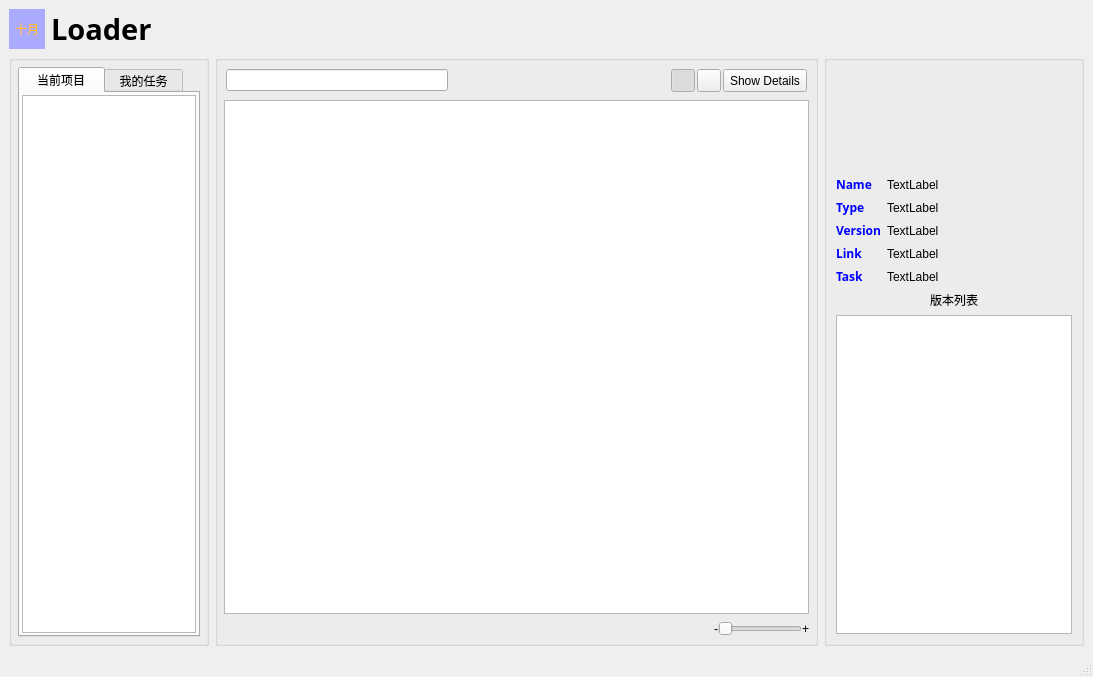
<?xml version="1.0" encoding="UTF-8"?>
<ui version="4.0">
 <class>MainWindow_OCT_Loader_UI</class>
 <widget class="QMainWindow" name="MainWindow_OCT_Loader_UI">
  <property name="geometry">
   <rect>
    <x>0</x>
    <y>0</y>
    <width>1093</width>
    <height>677</height>
   </rect>
  </property>
  <property name="windowTitle">
   <string>十月: Loader</string>
  </property>
  <widget class="QWidget" name="centralwidget">
   <layout class="QGridLayout" name="gridLayout_4">
    <item row="0" column="0" colspan="3">
     <layout class="QHBoxLayout" name="horizontalLayout_title">
      <item>
       <widget class="QLabel" name="label_icon">
        <property name="sizePolicy">
         <sizepolicy hsizetype="Minimum" vsizetype="Minimum">
          <horstretch>0</horstretch>
          <verstretch>0</verstretch>
         </sizepolicy>
        </property>
        <property name="minimumSize">
         <size>
          <width>36</width>
          <height>36</height>
         </size>
        </property>
        <property name="styleSheet">
         <string notr="true">color: rgb(255, 187, 49);
background-color: rgb(170, 170, 255);</string>
        </property>
        <property name="text">
         <string>十月</string>
        </property>
        <property name="alignment">
         <set>Qt::AlignCenter</set>
        </property>
       </widget>
      </item>
      <item>
       <widget class="QLabel" name="label_title">
        <property name="sizePolicy">
         <sizepolicy hsizetype="Expanding" vsizetype="Preferred">
          <horstretch>0</horstretch>
          <verstretch>0</verstretch>
         </sizepolicy>
        </property>
        <property name="font">
         <font>
          <family>楷体</family>
          <pointsize>22</pointsize>
          <weight>75</weight>
          <bold>true</bold>
         </font>
        </property>
        <property name="text">
         <string>Loader</string>
        </property>
       </widget>
      </item>
     </layout>
    </item>
    <item row="1" column="0">
     <widget class="QGroupBox" name="groupBox_left">
      <property name="sizePolicy">
       <sizepolicy hsizetype="Fixed" vsizetype="Preferred">
        <horstretch>0</horstretch>
        <verstretch>0</verstretch>
       </sizepolicy>
      </property>
      <property name="maximumSize">
       <size>
        <width>200</width>
        <height>16777215</height>
       </size>
      </property>
      <property name="title">
       <string/>
      </property>
      <layout class="QGridLayout" name="gridLayout_2">
       <property name="margin">
        <number>6</number>
       </property>
       <item row="0" column="0">
        <widget class="QTabWidget" name="tabWidget">
         <property name="currentIndex">
          <number>0</number>
         </property>
         <widget class="QWidget" name="tab_project">
          <attribute name="title">
           <string>  当前项目  </string>
          </attribute>
          <layout class="QGridLayout" name="gridLayout">
           <property name="margin">
            <number>2</number>
           </property>
           <item row="0" column="0">
            <widget class="QTreeWidget" name="treeWidget_project">
             <property name="font">
              <font>
               <pointsize>11</pointsize>
              </font>
             </property>
             <attribute name="headerVisible">
              <bool>false</bool>
             </attribute>
             <column>
              <property name="text">
               <string>1</string>
              </property>
             </column>
            </widget>
           </item>
          </layout>
         </widget>
         <widget class="QWidget" name="tab_task">
          <attribute name="title">
           <string> 我的任务 </string>
          </attribute>
          <layout class="QGridLayout" name="gridLayout_5">
           <property name="margin">
            <number>2</number>
           </property>
           <item row="0" column="0">
            <widget class="QTreeWidget" name="treeWidget_task">
             <attribute name="headerVisible">
              <bool>false</bool>
             </attribute>
             <column>
              <property name="text">
               <string>1</string>
              </property>
             </column>
            </widget>
           </item>
          </layout>
         </widget>
        </widget>
       </item>
      </layout>
     </widget>
    </item>
    <item row="1" column="1">
     <widget class="QGroupBox" name="groupBox_middle">
      <property name="title">
       <string/>
      </property>
      <layout class="QGridLayout" name="gridLayout_3">
       <property name="margin">
        <number>6</number>
       </property>
       <property name="verticalSpacing">
        <number>6</number>
       </property>
       <item row="1" column="0">
        <widget class="QListWidget" name="listWidget">
         <property name="dragDropMode">
          <enum>QAbstractItemView::NoDragDrop</enum>
         </property>
         <property name="iconSize">
          <size>
           <width>100</width>
           <height>100</height>
          </size>
         </property>
         <property name="movement">
          <enum>QListView::Static</enum>
         </property>
         <property name="viewMode">
          <enum>QListView::IconMode</enum>
         </property>
        </widget>
       </item>
       <item row="0" column="0">
        <layout class="QHBoxLayout" name="horizontalLayout_m_top">
         <property name="spacing">
          <number>2</number>
         </property>
         <property name="margin">
          <number>2</number>
         </property>
         <item>
          <widget class="QLineEdit" name="lineEdit_find"/>
         </item>
         <item>
          <spacer name="horizontalSpacer_2">
           <property name="orientation">
            <enum>Qt::Horizontal</enum>
           </property>
           <property name="sizeHint" stdset="0">
            <size>
             <width>40</width>
             <height>20</height>
            </size>
           </property>
          </spacer>
         </item>
         <item>
          <widget class="QToolButton" name="toolButton_grid">
           <property name="text">
            <string/>
           </property>
           <property name="checkable">
            <bool>true</bool>
           </property>
           <property name="checked">
            <bool>true</bool>
           </property>
          </widget>
         </item>
         <item>
          <widget class="QToolButton" name="toolButton_list">
           <property name="text">
            <string/>
           </property>
           <property name="checkable">
            <bool>true</bool>
           </property>
          </widget>
         </item>
         <item>
          <widget class="QToolButton" name="toolButton_dateils">
           <property name="sizePolicy">
            <sizepolicy hsizetype="Fixed" vsizetype="Minimum">
             <horstretch>0</horstretch>
             <verstretch>0</verstretch>
            </sizepolicy>
           </property>
           <property name="text">
            <string>Show Details</string>
           </property>
          </widget>
         </item>
        </layout>
       </item>
       <item row="2" column="0">
        <widget class="QFrame" name="frame_scale">
         <property name="frameShape">
          <enum>QFrame::NoFrame</enum>
         </property>
         <property name="frameShadow">
          <enum>QFrame::Raised</enum>
         </property>
         <property name="lineWidth">
          <number>0</number>
         </property>
         <layout class="QGridLayout" name="gridLayout_scale">
          <property name="margin">
           <number>0</number>
          </property>
          <property name="spacing">
           <number>0</number>
          </property>
          <item row="0" column="0">
           <spacer name="horizontalSpacer">
            <property name="orientation">
             <enum>Qt::Horizontal</enum>
            </property>
            <property name="sizeHint" stdset="0">
             <size>
              <width>244</width>
              <height>17</height>
             </size>
            </property>
           </spacer>
          </item>
          <item row="0" column="1">
           <widget class="QLabel" name="label_scale_min">
            <property name="enabled">
             <bool>true</bool>
            </property>
            <property name="text">
             <string>-</string>
            </property>
           </widget>
          </item>
          <item row="0" column="2">
           <widget class="QSlider" name="horizontalSlider">
            <property name="sizePolicy">
             <sizepolicy hsizetype="Preferred" vsizetype="Fixed">
              <horstretch>0</horstretch>
              <verstretch>0</verstretch>
             </sizepolicy>
            </property>
            <property name="minimum">
             <number>66</number>
            </property>
            <property name="maximum">
             <number>188</number>
            </property>
            <property name="singleStep">
             <number>1</number>
            </property>
            <property name="orientation">
             <enum>Qt::Horizontal</enum>
            </property>
           </widget>
          </item>
          <item row="0" column="3">
           <widget class="QLabel" name="label_scale_max">
            <property name="enabled">
             <bool>true</bool>
            </property>
            <property name="text">
             <string>+</string>
            </property>
           </widget>
          </item>
         </layout>
        </widget>
       </item>
      </layout>
     </widget>
    </item>
    <item row="1" column="2">
     <widget class="QGroupBox" name="groupBox_right">
      <property name="sizePolicy">
       <sizepolicy hsizetype="Fixed" vsizetype="Expanding">
        <horstretch>0</horstretch>
        <verstretch>0</verstretch>
       </sizepolicy>
      </property>
      <property name="maximumSize">
       <size>
        <width>260</width>
        <height>16777215</height>
       </size>
      </property>
      <property name="title">
       <string/>
      </property>
      <layout class="QGridLayout" name="gridLayout_7">
       <item row="0" column="0">
        <widget class="QLabel" name="label_image">
         <property name="minimumSize">
          <size>
           <width>200</width>
           <height>100</height>
          </size>
         </property>
         <property name="text">
          <string/>
         </property>
        </widget>
       </item>
       <item row="1" column="0">
        <widget class="QFrame" name="frame_info">
         <property name="frameShape">
          <enum>QFrame::NoFrame</enum>
         </property>
         <property name="frameShadow">
          <enum>QFrame::Raised</enum>
         </property>
         <layout class="QGridLayout" name="gridLayout_6">
          <property name="margin">
           <number>0</number>
          </property>
          <item row="0" column="0">
           <layout class="QVBoxLayout" name="verticalLayout_info_left">
            <item>
             <widget class="QLabel" name="label_name">
              <property name="sizePolicy">
               <sizepolicy hsizetype="Fixed" vsizetype="Preferred">
                <horstretch>0</horstretch>
                <verstretch>0</verstretch>
               </sizepolicy>
              </property>
              <property name="font">
               <font>
                <family>ADMUI3Lg</family>
                <weight>75</weight>
                <bold>true</bold>
               </font>
              </property>
              <property name="styleSheet">
               <string notr="true">color: rgb(0, 0, 255);</string>
              </property>
              <property name="text">
               <string>Name</string>
              </property>
             </widget>
            </item>
            <item>
             <widget class="QLabel" name="label_type">
              <property name="sizePolicy">
               <sizepolicy hsizetype="Fixed" vsizetype="Preferred">
                <horstretch>0</horstretch>
                <verstretch>0</verstretch>
               </sizepolicy>
              </property>
              <property name="font">
               <font>
                <family>ADMUI3Lg</family>
                <weight>75</weight>
                <bold>true</bold>
               </font>
              </property>
              <property name="styleSheet">
               <string notr="true">color: rgb(0, 0, 255);</string>
              </property>
              <property name="text">
               <string>Type</string>
              </property>
             </widget>
            </item>
            <item>
             <widget class="QLabel" name="label_version">
              <property name="sizePolicy">
               <sizepolicy hsizetype="Fixed" vsizetype="Preferred">
                <horstretch>0</horstretch>
                <verstretch>0</verstretch>
               </sizepolicy>
              </property>
              <property name="font">
               <font>
                <family>ADMUI3Lg</family>
                <weight>75</weight>
                <bold>true</bold>
               </font>
              </property>
              <property name="styleSheet">
               <string notr="true">color: rgb(0, 0, 255);</string>
              </property>
              <property name="text">
               <string>Version</string>
              </property>
             </widget>
            </item>
            <item>
             <widget class="QLabel" name="label_link">
              <property name="sizePolicy">
               <sizepolicy hsizetype="Fixed" vsizetype="Preferred">
                <horstretch>0</horstretch>
                <verstretch>0</verstretch>
               </sizepolicy>
              </property>
              <property name="font">
               <font>
                <family>ADMUI3Lg</family>
                <weight>75</weight>
                <bold>true</bold>
               </font>
              </property>
              <property name="styleSheet">
               <string notr="true">color: rgb(0, 0, 255);</string>
              </property>
              <property name="text">
               <string>Link</string>
              </property>
             </widget>
            </item>
            <item>
             <widget class="QLabel" name="label_task">
              <property name="sizePolicy">
               <sizepolicy hsizetype="Fixed" vsizetype="Preferred">
                <horstretch>0</horstretch>
                <verstretch>0</verstretch>
               </sizepolicy>
              </property>
              <property name="font">
               <font>
                <family>ADMUI3Lg</family>
                <weight>75</weight>
                <bold>true</bold>
               </font>
              </property>
              <property name="styleSheet">
               <string notr="true">color: rgb(0, 0, 255);</string>
              </property>
              <property name="text">
               <string>Task</string>
              </property>
             </widget>
            </item>
           </layout>
          </item>
          <item row="0" column="1">
           <layout class="QVBoxLayout" name="verticalLayout_info_right">
            <item>
             <widget class="QLabel" name="label_dis_name">
              <property name="text">
               <string>TextLabel</string>
              </property>
             </widget>
            </item>
            <item>
             <widget class="QLabel" name="label_dis_type">
              <property name="text">
               <string>TextLabel</string>
              </property>
             </widget>
            </item>
            <item>
             <widget class="QLabel" name="label_dis_version">
              <property name="text">
               <string>TextLabel</string>
              </property>
             </widget>
            </item>
            <item>
             <widget class="QLabel" name="label_dis_link">
              <property name="text">
               <string>TextLabel</string>
              </property>
             </widget>
            </item>
            <item>
             <widget class="QLabel" name="label_dis_task">
              <property name="text">
               <string>TextLabel</string>
              </property>
             </widget>
            </item>
           </layout>
          </item>
         </layout>
        </widget>
       </item>
       <item row="2" column="0">
        <widget class="QLabel" name="label_history">
         <property name="text">
          <string>版本列表</string>
         </property>
         <property name="alignment">
          <set>Qt::AlignCenter</set>
         </property>
        </widget>
       </item>
       <item row="3" column="0">
        <widget class="QListWidget" name="listWidget_history"/>
       </item>
      </layout>
     </widget>
    </item>
   </layout>
  </widget>
  <widget class="QMenuBar" name="menubar">
   <property name="geometry">
    <rect>
     <x>0</x>
     <y>0</y>
     <width>1093</width>
     <height>23</height>
    </rect>
   </property>
  </widget>
  <widget class="QStatusBar" name="statusbar"/>
 </widget>
 <resources/>
 <connections/>
</ui>
